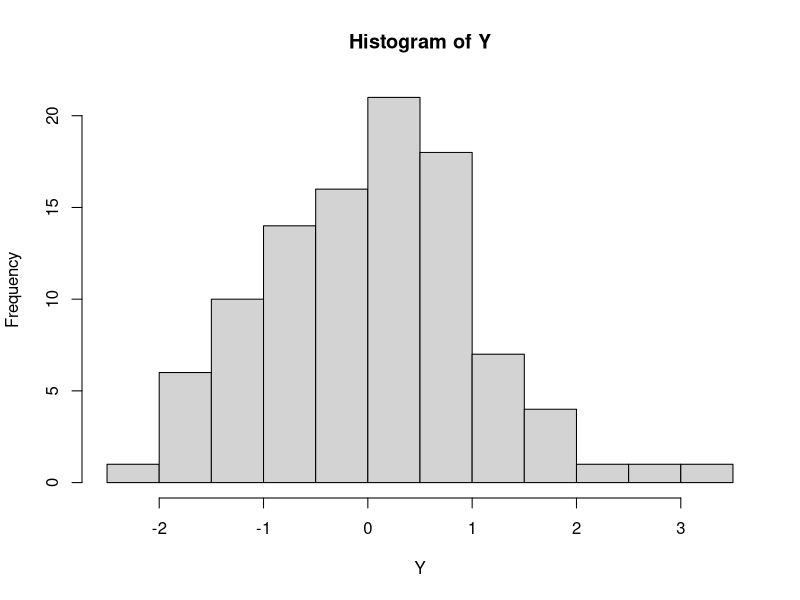

Here is the R script that generated this plot:
## ---- chunk 1
knitr::opts_chunk$set(echo = TRUE)
## ---- chunk 2
# sample of size 100
Y<- rnorm( 100)
hist( Y)
